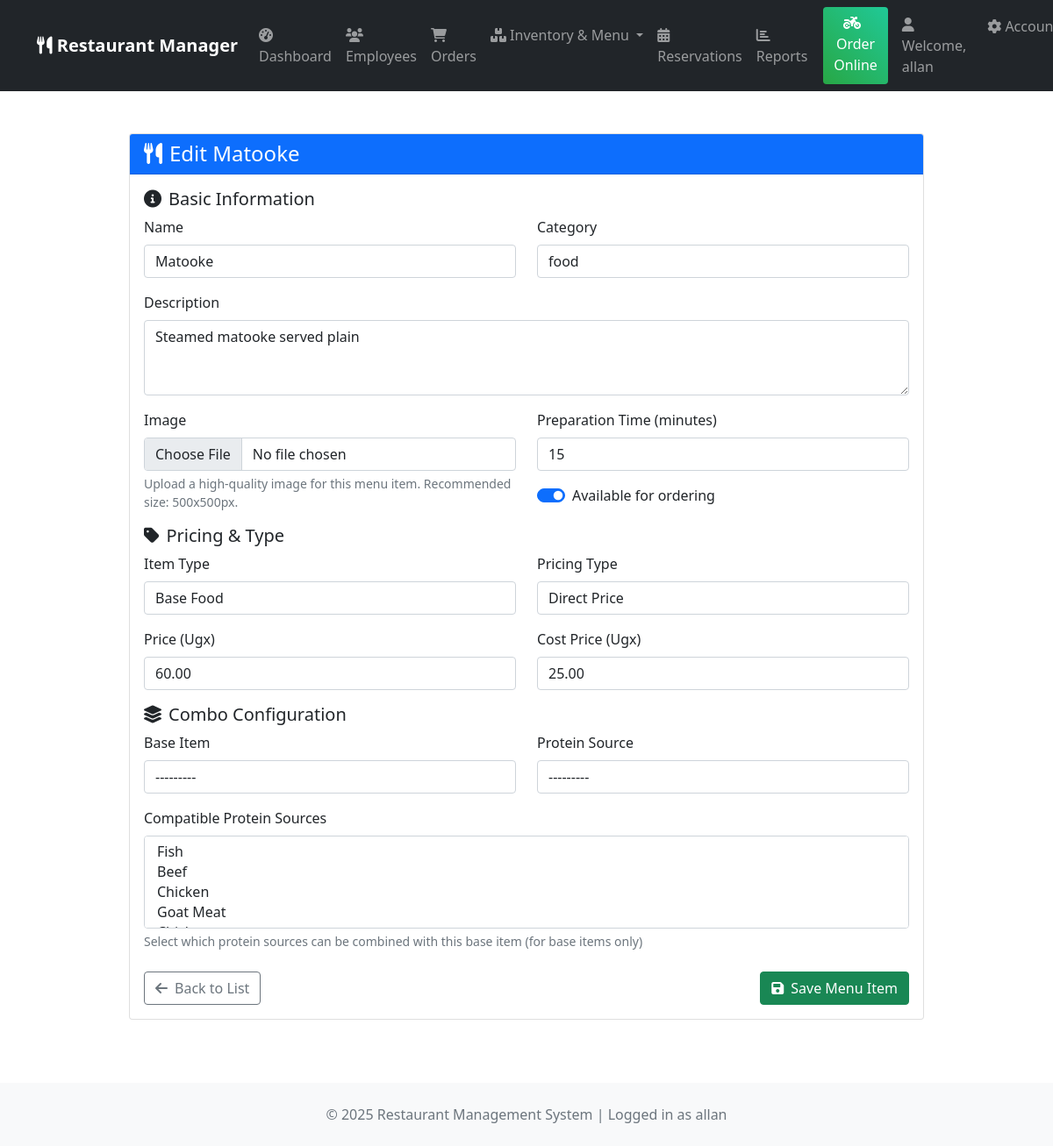
Page /inventory/menu/7/edit/ (signed in) on the earlier database version.
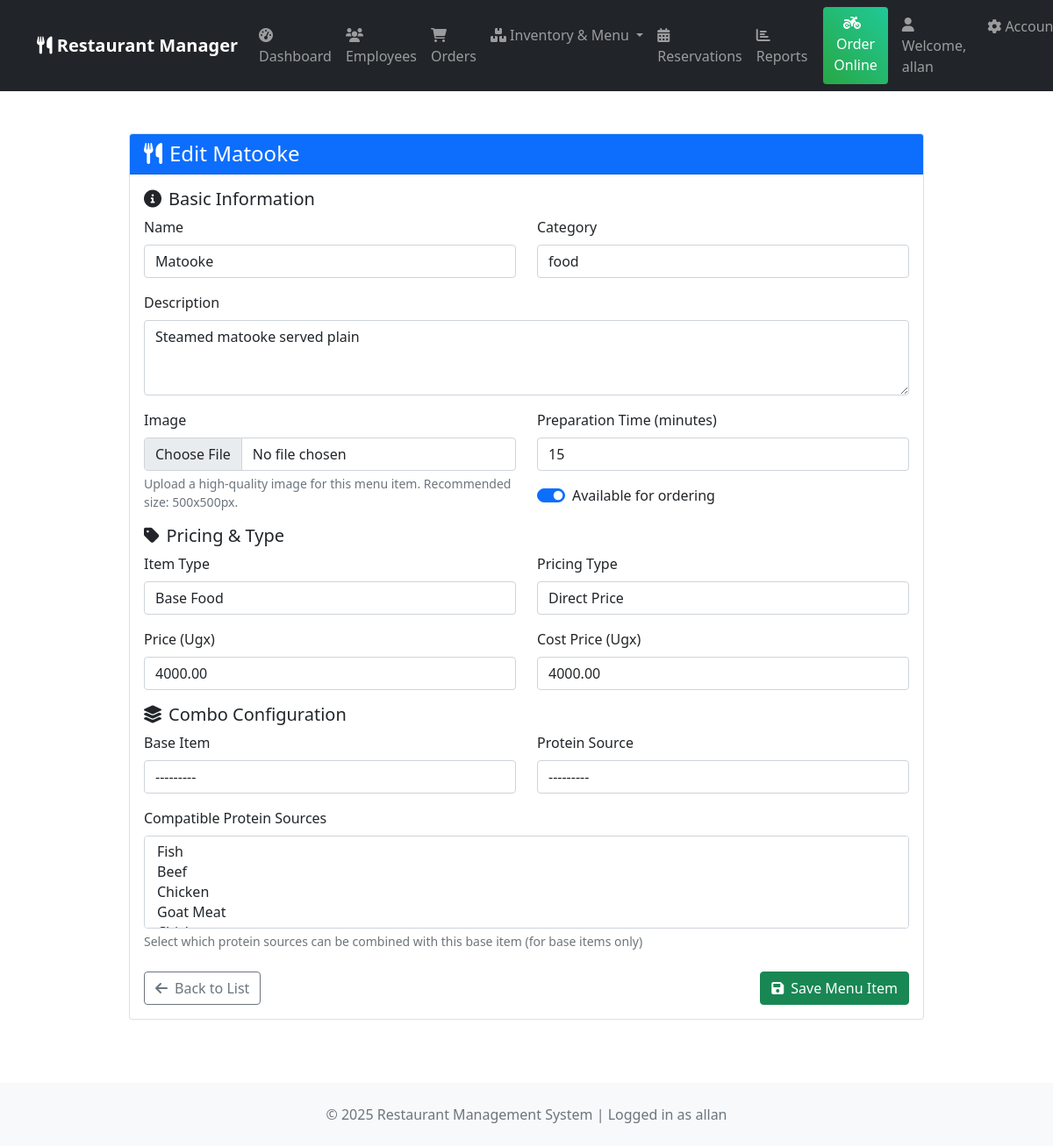
Same page on the later database version.
### inventory/models.py (models this page shows, shortened)
class MenuItem(models.Model):
    PRICING_TYPES = [
        ('direct', 'Direct Price'),
        ('base', 'Base Item (Requires Source)'),
        ('source', 'Protein Source'),
        ('combo', 'Pre-defined Combo'),
    ]
    ITEM_TYPES = [
        ('base', 'Base Food'),
        ('source', 'Protein Source'),
        ('combo', 'Complete Meal'),
        ('beverage', 'Beverage'),
        ('side', 'Side Dish'),
    ]
    BASE_CATEGORIES = [
        ('free', 'Free Base Food'),
        ('premium', 'Premium Base Food'),
    ]
    name = models.CharField(max_length=200)
    description = models.TextField()
    category = models.ForeignKey('FoodCategory', on_delete=models.CASCADE)
    item_type = models.CharField(max_length=10, choices=ITEM_TYPES, default='combo')
    base_category = models.CharField(
        max_length=10,
        choices=BASE_CATEGORIES,
        blank=True,
        null=True,
        help_text="Only for base items - indicates if base is free or premium"
    )
    pricing_type = models.CharField(
        max_length=10,
        choices=PRICING_TYPES,
        default='direct'
    )
    price = models.DecimalField(
        max_digits=10,
        decimal_places=2,
        validators=[MinValueValidator(0)],
        null=True,
        blank=True
    )
    compatible_sources = models.ManyToManyField(
        'self',
        blank=True,
        symmetrical=False
    )
    base_item = models.ForeignKey(
        'self',
        on_delete=models.SET_NULL,
        null=True,
        blank=True,
        related_name='combo_as_base'
    )
    protein_source = models.ForeignKey(
        'self',
        on_delete=models.SET_NULL,
        null=True,
        blank=True,
        related_name='combo_as_source'
    )
    cost_price = models.DecimalField(
        max_digits=10,
        decimal_places=2,
        validators=[MinValueValidator(0)]
    )
    image = models.ImageField(
        upload_to=menu_item_image_path,
        null=True,
        blank=True,
        help_text="Upload image for this menu item"
    )
    is_available = models.BooleanField(default=True)
    preparation_time = models.PositiveIntegerField(help_text="Preparation time in minutes")
    branches = models.ManyToManyField('core.Branch', through='BranchMenuItem')  # Use string reference
    class Meta:
        verbose_name = "Menu Item"
        verbose_name_plural = "Menu Items"
    def __str__(self):
        return self.name

### inventory/views.py (the view)
# urls.py: path('menu/<int:pk>/edit/', views.menu_item_edit, name='menu_item_edit'),
@login_required
@user_passes_test(is_manager)
def menu_item_edit(request, pk):
    menu_item = get_object_or_404(MenuItem, pk=pk)
    if request.method == 'POST':
        form = MenuItemForm(request.POST, request.FILES, instance=menu_item)
        if form.is_valid():
            menu_item = form.save()
            messages.success(request, f'Menu item "{menu_item.name}" updated successfully!')
            return redirect('inventory:menu_list')
        else:
            messages.error(request, 'Please correct the errors below.')
    else:
        form = MenuItemForm(instance=menu_item)
    return render(request, 'inventory/menu_item_form.html', {
        'form': form,
        'title': f'Edit {menu_item.name}',
        'menu_item': menu_item
    })

### core/context_processors.py (called while the page is built)
def restaurant_info(request):
    try:
        restaurant = Restaurant.objects.first()
    except:
        restaurant = None
    return {
        'restaurant': restaurant
    }

### inventory/models.py (called while the page is built)
    def __str__(self):
        return self.name

### inventory/views.py (called while the page is built)
def is_manager(user):
    return user.groups.filter(name='Manager').exists() or user.is_staff

### templates/inventory/menu_item_form.html (shortened to what the changed rows need)
{% extends 'inventory/base_inventory.html' %}
{% load static %}
{% block inventory_content %}
<div class="row justify-content-center">
    <div class="col-lg-10">
        <div class="card">
            <div class="card-body">
                <form method="post" enctype="multipart/form-data" novalidate>
                    <div class="form-section">
                        <div class="row">
                            <div class="col-md-6">
                                <div class="mb-3">
                                    <label for="{{ form.name.id_for_label }}" class="form-label required-field">Name</label>
                                    {{ form.name }}
                                </div>
                            </div>
                            <div class="col-md-6">
                                <div class="mb-3">
                                    <label for="{{ form.category.id_for_label }}" class="form-label required-field">Category</label>
                                    {{ form.category }}
                                </div>
                            </div>
                        </div>
                        <div class="mb-3">
                            <label for="{{ form.description.id_for_label }}" class="form-label">Description</label>
                            {{ form.description }}
                        </div>
                        <div class="row">
                            <div class="col-md-6">
                                <div class="mb-3">
                                    <label for="{{ form.image.id_for_label }}" class="form-label">Image</label>
                                    {{ form.image }}
                                    <div class="form-text">
                                        Upload a high-quality image for this menu item. Recommended size: 500x500px.
                                    </div>
                                </div>
                            </div>
                            <div class="col-md-6">
                                <div class="mb-3">
                                    <label for="{{ form.preparation_time.id_for_label }}" class="form-label">Preparation Time (minutes)</label>
                                    {{ form.preparation_time }}
                                </div>
                                <div class="form-check form-switch mb-3">
                                    {{ form.is_available }}
                                    <label class="form-check-label" for="{{ form.is_available.id_for_label }}">
                                        Available for ordering
                                    </label>
                                </div>
                            </div>
                        </div>
                    </div>
                    <div class="form-section">
                        <div class="row">
                            <div class="col-md-6">
                                <div class="mb-3">
                                    <label for="{{ form.item_type.id_for_label }}" class="form-label required-field">Item Type</label>
                                    {{ form.item_type }}
                                </div>
                            </div>
                            <div class="col-md-6">
                                <div class="mb-3">
                                    <label for="{{ form.pricing_type.id_for_label }}" class="form-label required-field">Pricing Type</label>
                                    {{ form.pricing_type }}
                                </div>
                            </div>
                        </div>
                        <div class="row">
                            <div class="col-md-6">
                                <div class="mb-3">
                                    <label for="{{ form.price.id_for_label }}" class="form-label">Price (Ugx)</label>
                                    {{ form.price }}
                                </div>
                            </div>
                            <div class="col-md-6">
                                <div class="mb-3">
                                    <label for="{{ form.cost_price.id_for_label }}" class="form-label required-field">Cost Price (Ugx)</label>
                                    {{ form.cost_price }}
                                </div>
                            </div>
                        </div>
                    </div>
                    <div class="form-section" id="combo-configuration">
                        <div class="row">
                            <div class="col-md-6">
                                <div class="mb-3">
                                    <label for="{{ form.base_item.id_for_label }}" class="form-label">Base Item</label>
                                    {{ form.base_item }}
                                </div>
                            </div>
                            <div class="col-md-6">
                                <div class="mb-3">
                                    <label for="{{ form.protein_source.id_for_label }}" class="form-label">Protein Source</label>
                                    {{ form.protein_source }}
                                </div>
                            </div>
                        </div>
                    </div>
                </form>
            </div>
        </div>
    </div>
</div>
{% endblock %}

Differences in the rows shown:
changed MenuItem "Matooke": price "60.00" → "4000.00"; cost_price "25.00" → "4000.00"
